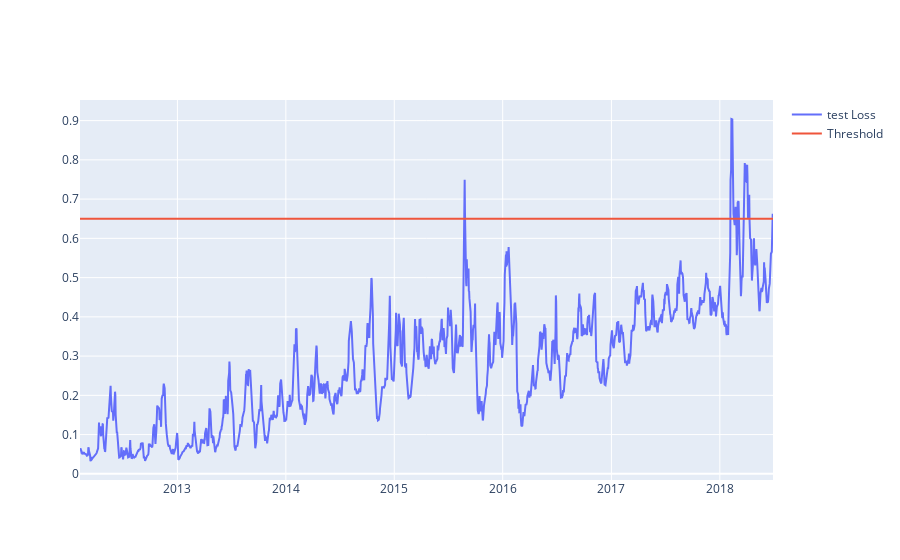

Notebook cell for this chart:
### Code cell
fig = go.Figure()
fig.add_trace(go.Scatter(x=test[time_steps:].date, y=test_score_df.loss, mode='lines',
                         name="test Loss"))

fig.add_trace(go.Scatter(x=test[time_steps:].date, y=test_score_df.threshold, mode='lines',
name="Threshold"))

fig.update_layout(showlegend=True)
fig.show()

### Figure 1 — Plotly figure (JSON) as saved in the notebook; plotly's stock layout.template omitted (floating-point values rounded to 4 significant figures; data arrays with more than 128 entries replaced by an {"elided": "..."} marker saying what was removed)
{"data": [{"mode": "lines", "name": "test Loss", "type": "scatter", "x": {"elided": "1609 str values"}, "y": {"elided": "1609 float values"}}, {"mode": "lines", "name": "Threshold", "type": "scatter", "x": {"elided": "1609 str values"}, "y": {"elided": "1609 float values"}}], "layout": {"showlegend": true}}
